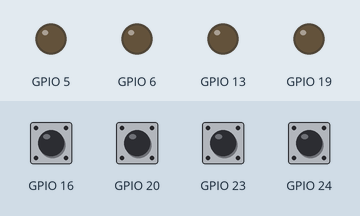
Simulated run of this program. Board: Raspberry Pi (BCM pin numbers). Parts: output pins drawn as LEDs (lit = HIGH). The test bench sets the inputs (shaded band); at power-on: GPIO 16, GPIO 20, GPIO 23, GPIO 24 LOW.

Above: at 1.2 s.
1.3 s: GPIO 16 pulled HIGH for 0.15 s
At 1.37 s:
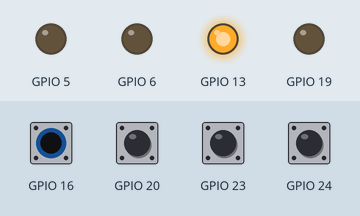
2.9 s: GPIO 20 pulled HIGH for 0.15 s
At 2.97 s:
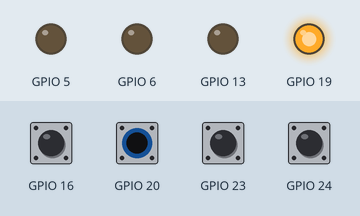
4.5 s: GPIO 23 pulled HIGH for 0.15 s
At 4.57 s:
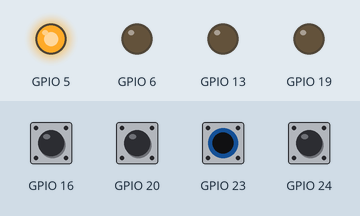
6.1 s: GPIO 24 pulled HIGH for 0.15 s
At 6.17 s:
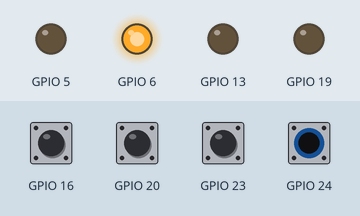
7.7 s: GPIO 16 driven HIGH and GPIO 20 driven HIGH
At 8.6 s:
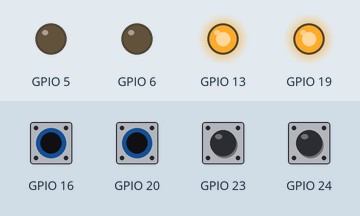
Timing chart, 0 to 10.2 s (numbered marks = the images above; inputs shaded):
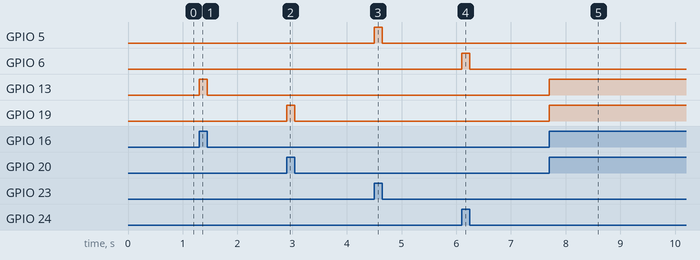

The program:

4Lights.py
```python
#Import Module
import RPi.GPIO as GPIO

#Initialize GPIO
GPIO.setmode(GPIO.BCM)
GPIO.setwarnings(False)
GPIO.setup(23, GPIO.IN, pull_up_down=GPIO.PUD_DOWN)
GPIO.setup(24, GPIO.IN, pull_up_down=GPIO.PUD_DOWN)
GPIO.setup(16, GPIO.IN, pull_up_down=GPIO.PUD_DOWN)
GPIO.setup(20, GPIO.IN, pull_up_down=GPIO.PUD_DOWN)
GPIO.setup(5, GPIO.OUT)
GPIO.setup(6, GPIO.OUT)
GPIO.setup(13, GPIO.OUT)
GPIO.setup(19, GPIO.OUT)

#Poll for button press
while True:
    if GPIO.input(23)==1:
        GPIO.output(5,1)
    else:
        GPIO.output(5,0)

    if GPIO.input(24)==1:
        GPIO.output(6,1)
    else:
        GPIO.output(6,0)

    if GPIO.input(16)==1:
        GPIO.output(13,1)
    else:
        GPIO.output(13,0)

    if GPIO.input(20)==1:
        GPIO.output(19,1)
    else:
        GPIO.output(19,0)

GPIO.cleanup()
```

Measured:
- after the input at 1.3 s, GPIO 13: LOW → HIGH at once, → LOW 0.15 s later
- after the input at 2.9 s, GPIO 19: LOW → HIGH at once, → LOW 0.15 s later
- after the input at 4.5 s, GPIO 5: LOW → HIGH at once, → LOW 0.15 s later
- after the input at 6.1 s, GPIO 6: LOW → HIGH at once, → LOW 0.15 s later
- after the input at 7.7 s, GPIO 13, GPIO 19: LOW → HIGH at once
